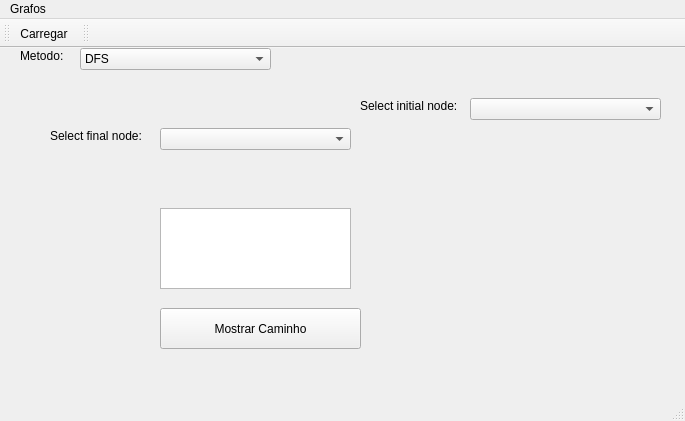
<?xml version="1.0" encoding="UTF-8"?>
<ui version="4.0">
 <class>MainWindow</class>
 <widget class="QMainWindow" name="MainWindow">
  <property name="geometry">
   <rect>
    <x>0</x>
    <y>0</y>
    <width>685</width>
    <height>421</height>
   </rect>
  </property>
  <property name="windowTitle">
   <string>Projeto e Analise de Algoritmos (Ciência da Compuação)</string>
  </property>
  <widget class="QWidget" name="centralWidget">
   <widget class="QComboBox" name="cbOrigem">
    <property name="geometry">
     <rect>
      <x>470</x>
      <y>50</y>
      <width>191</width>
      <height>22</height>
     </rect>
    </property>
   </widget>
   <widget class="QLabel" name="labelInicial">
    <property name="geometry">
     <rect>
      <x>360</x>
      <y>50</y>
      <width>101</width>
      <height>16</height>
     </rect>
    </property>
    <property name="text">
     <string>Select initial node:</string>
    </property>
   </widget>
   <widget class="QLabel" name="labelFinal">
    <property name="geometry">
     <rect>
      <x>50</x>
      <y>80</y>
      <width>121</width>
      <height>16</height>
     </rect>
    </property>
    <property name="text">
     <string>Select final node:</string>
    </property>
   </widget>
   <widget class="QComboBox" name="cbFinal">
    <property name="geometry">
     <rect>
      <x>160</x>
      <y>80</y>
      <width>191</width>
      <height>22</height>
     </rect>
    </property>
   </widget>
   <widget class="QTextEdit" name="textEdit">
    <property name="geometry">
     <rect>
      <x>160</x>
      <y>160</y>
      <width>191</width>
      <height>81</height>
     </rect>
    </property>
   </widget>
   <widget class="QPushButton" name="MostrarCaminhoButton">
    <property name="geometry">
     <rect>
      <x>160</x>
      <y>260</y>
      <width>201</width>
      <height>41</height>
     </rect>
    </property>
    <property name="text">
     <string>Mostrar Caminho</string>
    </property>
   </widget>
   <widget class="QComboBox" name="cdMetodo">
    <property name="geometry">
     <rect>
      <x>80</x>
      <y>0</y>
      <width>191</width>
      <height>22</height>
     </rect>
    </property>
    <item>
     <property name="text">
      <string>DFS</string>
     </property>
    </item>
    <item>
     <property name="text">
      <string>BFS</string>
     </property>
    </item>
    <item>
     <property name="text">
      <string>Ordenação Topologica</string>
     </property>
    </item>
    <item>
     <property name="text">
      <string>Dijkstra</string>
     </property>
    </item>
    <item>
     <property name="text">
      <string>Prim</string>
     </property>
    </item>
    <item>
     <property name="text">
      <string>Kruskal</string>
     </property>
    </item>
    <item>
     <property name="text">
      <string>Ford-Fulkerson</string>
     </property>
    </item>
   </widget>
   <widget class="QLabel" name="labelInicial_2">
    <property name="geometry">
     <rect>
      <x>20</x>
      <y>0</y>
      <width>71</width>
      <height>16</height>
     </rect>
    </property>
    <property name="text">
     <string>Metodo:</string>
    </property>
   </widget>
  </widget>
  <widget class="QMenuBar" name="menuBar">
   <property name="geometry">
    <rect>
     <x>0</x>
     <y>0</y>
     <width>685</width>
     <height>25</height>
    </rect>
   </property>
   <widget class="QMenu" name="menuGrafos">
    <property name="title">
     <string>Grafos</string>
    </property>
    <addaction name="actionLoad"/>
   </widget>
   <addaction name="menuGrafos"/>
  </widget>
  <widget class="QToolBar" name="mainToolBar">
   <attribute name="toolBarArea">
    <enum>TopToolBarArea</enum>
   </attribute>
   <attribute name="toolBarBreak">
    <bool>false</bool>
   </attribute>
   <addaction name="actionLoad"/>
  </widget>
  <widget class="QStatusBar" name="statusBar"/>
  <widget class="QToolBar" name="toolBar">
   <property name="windowTitle">
    <string>toolBar</string>
   </property>
   <attribute name="toolBarArea">
    <enum>TopToolBarArea</enum>
   </attribute>
   <attribute name="toolBarBreak">
    <bool>false</bool>
   </attribute>
  </widget>
  <action name="actionLoad">
   <property name="text">
    <string>Carregar</string>
   </property>
  </action>
 </widget>
 <layoutdefault spacing="6" margin="11"/>
 <resources/>
 <connections/>
</ui>
